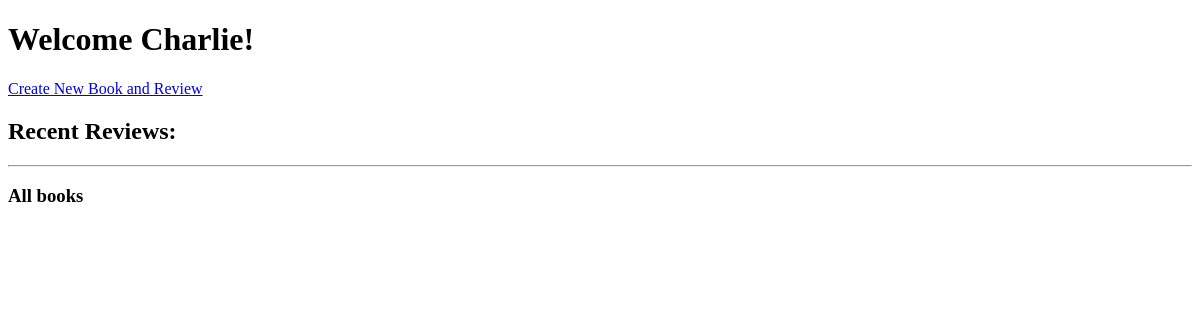
The page /user/dashboard (signed in) on the database as committed earlier.
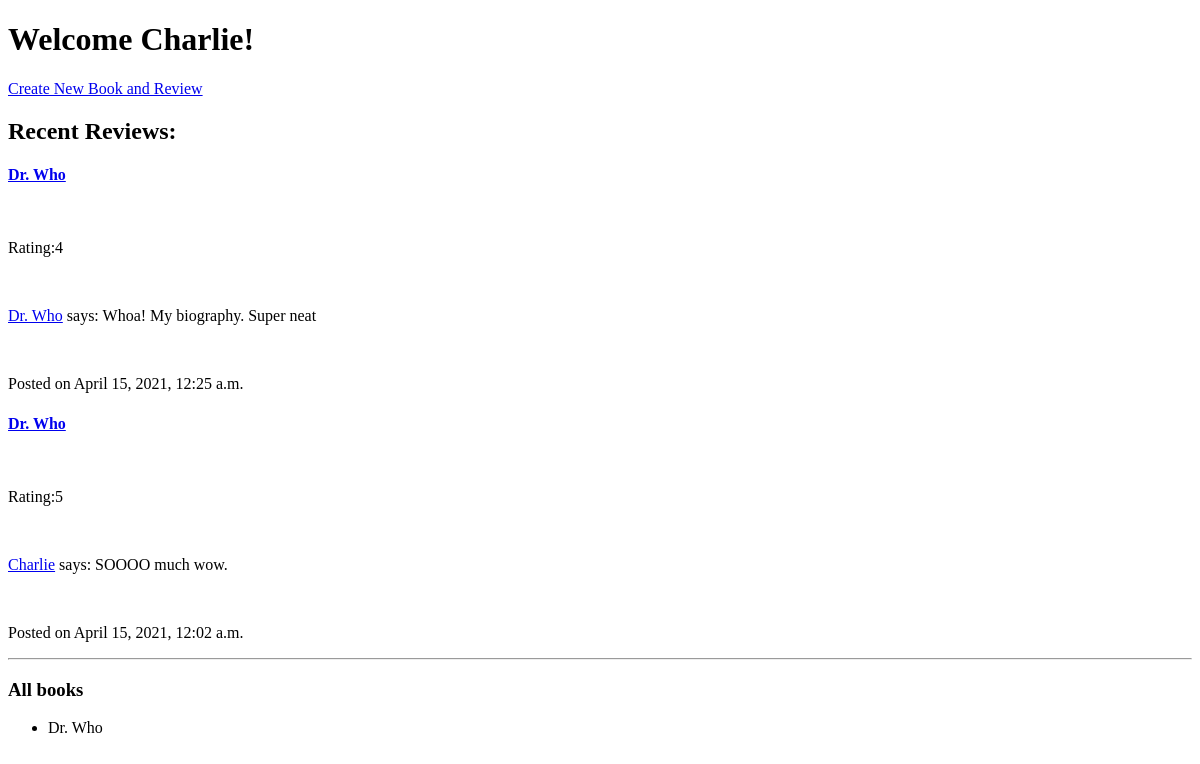
The same page on the database as committed later.
### main/models.py (models this page shows)
class Review(models.Model):
    content = models.TextField()
    rating = models.IntegerField()
    user_review = models.ForeignKey(User, related_name="user_reviews", on_delete=models.CASCADE)
    book_reviewed = models.ForeignKey(Book, related_name="book_reviews", on_delete=models.CASCADE)
    created_at = models.DateTimeField(auto_now_add=True)
    updated_at = models.DateTimeField(auto_now=True)
    objects = ReviewManager()

class Book(models.Model):
    title = models.CharField(max_length=100)
    created_at = models.DateTimeField(auto_now_add=True)
    updated_at = models.DateTimeField(auto_now=True)
    objects = BookManager()

class User(models.Model):
    name = models.CharField(max_length=50)
    alias = models.CharField(max_length=50)
    email = models.CharField(max_length=50)
    password = models.CharField(max_length=50)
    created_at = models.DateTimeField(auto_now_add=True)
    updated_at = models.DateTimeField(auto_now=True)
    objects = UserManager()

### main/views.py (the view)
# urls.py: path('user/dashboard', views.dashboard),
def dashboard(request):
    context = {
        'logged_user' : User.objects.get(id=request.session['logged_user']),
        'all_books' : Book.objects.all(),
        'recent_reviews': Review.objects.order_by('-created_at')[:3]
    }
    return render(request, 'dashboard.html', context)

### main/templates/dashboard.html (shortened to what this page needs)
<!DOCTYPE html>
<html lang="en">
<head>
</head>
<body>
    <h1>Welcome {{logged_user.name}}!</h1>
    <a href="/book/book_form">Create New Book and Review</a>
    <br>
    <h2>Recent Reviews:</h2>
    {% for review in recent_reviews %}
        <h4><a href="/book/{{review.book_reviewed.id}}">{{review.book_reviewed.title}}</a></h4>
        <br>
        <p>Rating:{{review.rating}}</p>
        <br>
        <p><a href="/user/{{review.user_review.id}}">{{review.user_review.name}}</a> says: {{review.content}}</p>
        <br>
        <p>Posted on {{review.created_at}}</p>
    {% endfor %}
    <hr>
    <h3>All books</h3>
    <ul>
    {% for book in all_books %}
        {% if book.book_reviews.all|length > 0 %}
        <li>{{book.title}}</li>
        {% endif %}
    {%endfor%}
</ul>
</body>
</html>

Rows that differ between the two databases and show on the page:
added Review: book_reviewed "Dr. Who", rating "4", user_review.name "Dr. Who", content "Whoa! My biography. Super neat", created_at "April 15, 2021, 12:25 a.m."
added Review: book_reviewed "Dr. Who", rating "5", user_review.name "Charlie", content "SOOOO much wow.", created_at "April 15, 2021, 12:02 a.m."
added Book: title "Dr. Who"
